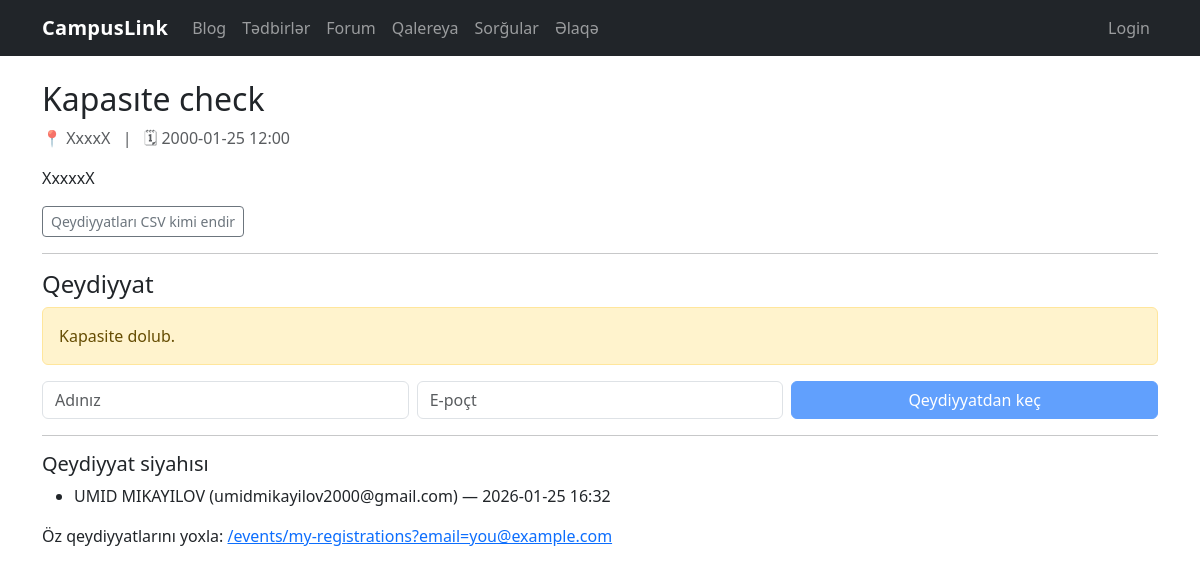
The page /events/4 on the database its author committed.
### tables this page shows
CREATE TABLE events (
            id INTEGER PRIMARY KEY AUTOINCREMENT,
            title TEXT NOT NULL,
            date TEXT NOT NULL,
            location TEXT NOT NULL,
            description TEXT NOT NULL,
            capacity INTEGER NOT NULL DEFAULT 100
        );

CREATE TABLE event_registrations (
            id INTEGER PRIMARY KEY AUTOINCREMENT,
            event_id INTEGER NOT NULL,
            name TEXT NOT NULL,
            email TEXT NOT NULL,
            created_at TEXT NOT NULL,
            UNIQUE(event_id, email), -- eyni email-in eyni tədbirə iki dəfə yazılmasının qarşısını alır
            FOREIGN KEY (event_id) REFERENCES events(id) ON DELETE CASCADE
        );

### events.py (the view, shortened to what this page needs)
@bp.route("/<int:event_id>", methods=["GET", "POST"])
def detail(event_id: int):
    db = get_db()
    cur = db.execute("SELECT * FROM events WHERE id = ?", (event_id,))
    row = cur.fetchone()
    if not row:
        return render_template("404.html"), 404
    event = dict_from_row(row)
    cur = db.execute("SELECT COUNT(*) FROM event_registrations WHERE event_id = ?", (event_id,))
    reg_count = cur.fetchone()[0]
    remaining = max(0, event["capacity"] - reg_count)
    cur = db.execute(
        "SELECT * FROM event_registrations WHERE event_id = ? ORDER BY id DESC",
        (event_id,),
    )
    regs = [dict_from_row(r) for r in cur.fetchall()]
    return render_template("events/detail.html", event=event, regs=regs, remaining=remaining)

### database.py (called while the page is built)
def get_db():
    if "db" not in g:
        g.db = sqlite3.connect(DB_PATH)
        g.db.row_factory = sqlite3.Row
    return g.db

def dict_from_row(row):
    return {k: row[k] for k in row.keys()} if row else None

### forum.py (called while the page is built, shortened)
def _current_user_display() -> str:
    role = session.get("role") or "guest"
    if role == "admin":
        return (session.get("admin_name") or session.get("user_name") or "Admin").strip() or "Admin"
    if role == "user":
        return (session.get("user_name") or "User").strip() or "User"
    return "Guest"

@bp.app_context_processor
def _inject_forum_auth():
    return {"forum_role": session.get("role") or "guest", "forum_name": _current_user_display()}

def ensure_forum_schema() -> None:
    global _schema_ready
    if _schema_ready:
        return

@bp.before_app_request
def _forum_schema_bootstrap():
    db = get_db()
    db.execute("PRAGMA foreign_keys = ON;")
    ensure_forum_schema()

### polls.py (called while the page is built)
@bp.before_app_request
def ensure_session():
    if "voter_id" not in session:
        session["voter_id"] = secrets.token_hex(8)
    return None

### templates/events/detail.html (shortened to what this page needs)
{% extends "base.html" %}
{% block content %}
  <h2>{{ event["title"] }}</h2>
  <div class="text-muted">📍 {{ event["location"] }} &nbsp; | &nbsp; 🗓 {{ event["date"] }}</div>
  <p class="mt-3">{{ event["description"] }}</p>
  <p><a class="btn btn-sm btn-outline-secondary" href="{{ url_for('events.export_csv', event_id=event['id']) }}">Qeydiyyatları CSV kimi endir</a></p>
  <hr>
  <h4>Qeydiyyat</h4>
  {% if remaining <= 0 %}
    <div class="alert alert-warning">Kapasite dolub.</div>
  {% endif %}
  <form method="post">
    <div class="row g-2">
      <div class="col-md-4"><input name="name" class="form-control" placeholder="Adınız" required></div>
      <div class="col-md-4"><input name="email" type="email" class="form-control" placeholder="E-poçt" required></div>
      <div class="col-md-4"><button class="btn btn-primary w-100" {% if remaining<=0 %}disabled{% endif %}>Qeydiyyatdan keç</button></div>
    </div>
  </form>
  <hr>
  <h5>Qeydiyyat siyahısı</h5>
  <ul>
    {% for r in regs %}
      <li>{{ r["name"] }} ({{ r["email"] }}) — {{ r["created_at"] }}</li>
    {% else %}
      <li>Hələ qeydiyyat yoxdur.</li>
    {% endfor %}
  </ul>
  <p class="mt-3">
    Öz qeydiyyatlarını yoxla: <a href="{{ url_for('events.my_regs') }}">/events/my-registrations?email=you@example.com</a>
  </p>
{% endblock %}

### static/style.css (style rules this page uses)
body { font-family: system-ui, -apple-system, "Segoe UI", Roboto, Ubuntu, "Helvetica Neue", Arial, "Noto Sans", "Apple Color Emoji", "Segoe UI Emoji"; }

### rows shown on the page
events: title "Kapasıte check", location "XxxxX", date "2000-01-25 12:00", description "XxxxxX"
event_registrations: name "UMID MIKAYILOV", email "umidmikayilov2000@gmail.com", created_at "2026-01-25 16:32"
